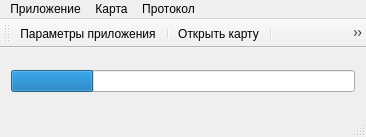
<?xml version="1.0" encoding="UTF-8"?>
<ui version="4.0">
 <class>TMainWin</class>
 <widget class="QMainWindow" name="TMainWin">
  <property name="geometry">
   <rect>
    <x>0</x>
    <y>0</y>
    <width>366</width>
    <height>137</height>
   </rect>
  </property>
  <property name="sizePolicy">
   <sizepolicy hsizetype="Preferred" vsizetype="Preferred">
    <horstretch>0</horstretch>
    <verstretch>0</verstretch>
   </sizepolicy>
  </property>
  <property name="focusPolicy">
   <enum>Qt::NoFocus</enum>
  </property>
  <property name="windowTitle">
   <string>Астроном</string>
  </property>
  <property name="windowIcon">
   <iconset resource="IconsForMenu.qrc">
    <normaloff>:/1/Picture/Pic1.ico</normaloff>:/1/Picture/Pic1.ico</iconset>
  </property>
  <widget class="QWidget" name="centralWidget">
   <layout class="QGridLayout" name="gridLayout">
    <item row="0" column="0">
     <widget class="QProgressBar" name="progressBar">
      <property name="value">
       <number>24</number>
      </property>
      <property name="alignment">
       <set>Qt::AlignLeading|Qt::AlignLeft|Qt::AlignVCenter</set>
      </property>
      <property name="textVisible">
       <bool>false</bool>
      </property>
      <property name="textDirection">
       <enum>QProgressBar::TopToBottom</enum>
      </property>
     </widget>
    </item>
   </layout>
  </widget>
  <widget class="QMenuBar" name="menuBar">
   <property name="geometry">
    <rect>
     <x>0</x>
     <y>0</y>
     <width>366</width>
     <height>26</height>
    </rect>
   </property>
   <widget class="QMenu" name="menu">
    <property name="title">
     <string>Приложение</string>
    </property>
    <addaction name="action"/>
    <addaction name="action_4"/>
   </widget>
   <widget class="QMenu" name="menu_2">
    <property name="title">
     <string>Протокол</string>
    </property>
    <addaction name="action_2"/>
   </widget>
   <widget class="QMenu" name="menu_3">
    <property name="title">
     <string>Карта</string>
    </property>
    <addaction name="action_5"/>
   </widget>
   <addaction name="menu"/>
   <addaction name="menu_3"/>
   <addaction name="menu_2"/>
  </widget>
  <widget class="QToolBar" name="mainToolBar">
   <property name="enabled">
    <bool>true</bool>
   </property>
   <property name="iconSize">
    <size>
     <width>30</width>
     <height>30</height>
    </size>
   </property>
   <attribute name="toolBarArea">
    <enum>TopToolBarArea</enum>
   </attribute>
   <attribute name="toolBarBreak">
    <bool>false</bool>
   </attribute>
   <addaction name="action"/>
   <addaction name="separator"/>
   <addaction name="action_5"/>
   <addaction name="separator"/>
   <addaction name="action_2"/>
  </widget>
  <widget class="QStatusBar" name="statusBarMain"/>
  <action name="action">
   <property name="icon">
    <iconset resource="IconsForMenu.qrc">
     <normaloff>:/1/Picture/Tools.png</normaloff>:/1/Picture/Tools.png</iconset>
   </property>
   <property name="text">
    <string>Параметры приложения</string>
   </property>
  </action>
  <action name="action_4">
   <property name="icon">
    <iconset resource="IconsForMenu.qrc">
     <normaloff>:/1/Picture/Exit.png</normaloff>:/1/Picture/Exit.png</iconset>
   </property>
   <property name="text">
    <string>Выход</string>
   </property>
  </action>
  <action name="action_2">
   <property name="icon">
    <iconset resource="IconsForMenu.qrc">
     <normaloff>:/1/Picture/Report.png</normaloff>:/1/Picture/Report.png</iconset>
   </property>
   <property name="text">
    <string>Открыть протокол</string>
   </property>
  </action>
  <action name="action_5">
   <property name="icon">
    <iconset resource="IconsForMenu.qrc">
     <normaloff>:/1/Picture/WGS84.png</normaloff>:/1/Picture/WGS84.png</iconset>
   </property>
   <property name="text">
    <string>Открыть карту</string>
   </property>
  </action>
 </widget>
 <layoutdefault spacing="6" margin="11"/>
 <resources>
  <include location="IconsForMenu.qrc"/>
 </resources>
 <connections/>
</ui>
